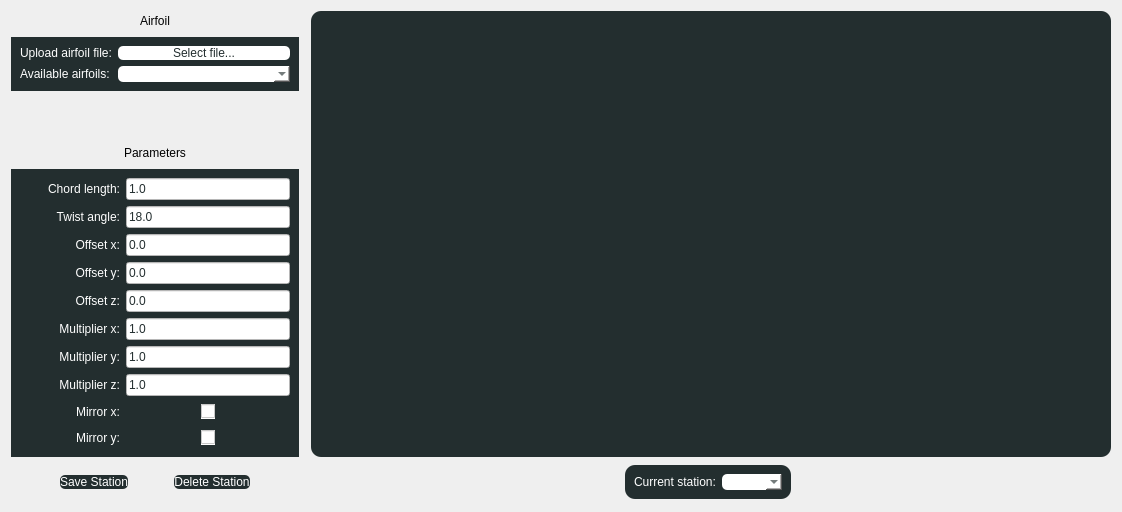
              <widget class="QWidget" name="airfoil_page">
               <property name="styleSheet">
                <string notr="true"/>
               </property>
               <layout class="QGridLayout" name="gridLayout_8">
                <item row="1" column="0" colspan="3">
                 <widget class="QWidget" name="widget_3" native="true">
                  <property name="styleSheet">
                   <string notr="true">QWidget{
	background-color:rgb(35, 46, 47);
	color:white;
}</string>
                  </property>
                  <layout class="QFormLayout" name="formLayout_3">
                   <item row="0" column="0">
                    <widget class="QLabel" name="label_16">
                     <property name="text">
                      <string>Upload airfoil file:</string>
                     </property>
                     <property name="buddy">
                      <cstring>airfoil_uploadairfoil_button</cstring>
                     </property>
                    </widget>
                   </item>
                   <item row="0" column="1">
                    <widget class="QPushButton" name="airfoil_uploadairfoil_button">
                     <property name="styleSheet">
                      <string notr="true">QPushButton{
	background-color:white;
	color:rgb(35, 46, 47);
	border-radius:5px;
}</string>
                     </property>
                     <property name="text">
                      <string>Select file...</string>
                     </property>
                    </widget>
                   </item>
                   <item row="1" column="0">
                    <widget class="QLabel" name="label_17">
                     <property name="text">
                      <string>Available airfoils:</string>
                     </property>
                     <property name="buddy">
                      <cstring>airfoil_listairfoils</cstring>
                     </property>
                    </widget>
                   </item>
                   <item row="1" column="1">
                    <widget class="QComboBox" name="airfoil_listairfoils">
                     <property name="styleSheet">
                      <string notr="true">QComboBox{
	background-color:white;
	color:rgb(35, 46, 47);
	border-radius:5px;
}</string>
                     </property>
                    </widget>
                   </item>
                  </layout>
                 </widget>
                </item>
                <item row="0" column="4" rowspan="5">
                 <widget class="QWidget" name="airfoil_graph_widget" native="true">
                  <property name="sizePolicy">
                   <sizepolicy hsizetype="Expanding" vsizetype="Expanding">
                    <horstretch>0</horstretch>
                    <verstretch>0</verstretch>
                   </sizepolicy>
                  </property>
                  <property name="minimumSize">
                   <size>
                    <width>800</width>
                    <height>0</height>
                   </size>
                  </property>
                  <property name="styleSheet">
                   <string notr="true">QWidget{
	background-color:rgb(35, 46, 47);
	color:white;
	border-radius:10px;
}</string>
                  </property>
                 </widget>
                </item>
                <item row="4" column="0" colspan="3">
                 <widget class="QWidget" name="widget_4" native="true">
                  <property name="styleSheet">
                   <string notr="true">QWidget{
	background-color:rgb(35, 46, 47);
	color:white;
}
QCheckBox{
	background-color:white;
}

QLineEdit{
	background-color:white;
	color:rgb(35, 46, 47);
	padding-left:0.5em;
}</string>
                  </property>
                  <layout class="QGridLayout" name="gridLayout_9">
                   <item row="3" column="0">
                    <widget class="QLabel" name="label_22">
                     <property name="minimumSize">
                      <size>
                       <width>100</width>
                       <height>0</height>
                      </size>
                     </property>
                     <property name="text">
                      <string>Offset y:</string>
                     </property>
                     <property name="alignment">
                      <set>Qt::AlignmentFlag::AlignRight|Qt::AlignmentFlag::AlignTrailing|Qt::AlignmentFlag::AlignVCenter</set>
                     </property>
                     <property name="buddy">
                      <cstring>airfoil_offsety_input</cstring>
                     </property>
                    </widget>
                   </item>
                   <item row="9" column="2">
                    <widget class="QCheckBox" name="airfoil_mirrory_input">
                     <property name="text">
                      <string/>
                     </property>
                    </widget>
                   </item>
                   <item row="5" column="0">
                    <widget class="QLabel" name="label_24">
                     <property name="minimumSize">
                      <size>
                       <width>100</width>
                       <height>0</height>
                      </size>
                     </property>
                     <property name="text">
                      <string>Multiplier x:</string>
                     </property>
                     <property name="alignment">
                      <set>Qt::AlignmentFlag::AlignRight|Qt::AlignmentFlag::AlignTrailing|Qt::AlignmentFlag::AlignVCenter</set>
                     </property>
                     <property name="buddy">
                      <cstring>airfoil_multx_input</cstring>
                     </property>
                    </widget>
                   </item>
                   <item row="8" column="1">
                    <spacer name="horizontalSpacer_17">
                     <property name="orientation">
                      <enum>Qt::Orientation::Horizontal</enum>
                     </property>
                     <property name="sizeHint" stdset="0">
                      <size>
                       <width>40</width>
                       <height>20</height>
                      </size>
                     </property>
                    </spacer>
                   </item>
                   <item row="6" column="0">
                    <widget class="QLabel" name="label_25">
                     <property name="minimumSize">
                      <size>
                       <width>100</width>
                       <height>0</height>
                      </size>
                     </property>
                     <property name="text">
                      <string>Multiplier y:</string>
                     </property>
                     <property name="alignment">
                      <set>Qt::AlignmentFlag::AlignRight|Qt::AlignmentFlag::AlignTrailing|Qt::AlignmentFlag::AlignVCenter</set>
                     </property>
                     <property name="buddy">
                      <cstring>airfoil_multy_input</cstring>
                     </property>
                    </widget>
                   </item>
                   <item row="2" column="0">
                    <widget class="QLabel" name="label_21">
                     <property name="minimumSize">
                      <size>
                       <width>100</width>
                       <height>0</height>
                      </size>
                     </property>
                     <property name="text">
                      <string>Offset x:</string>
                     </property>
                     <property name="alignment">
                      <set>Qt::AlignmentFlag::AlignRight|Qt::AlignmentFlag::AlignTrailing|Qt::AlignmentFlag::AlignVCenter</set>
                     </property>
                     <property name="buddy">
                      <cstring>airfoil_offsetx_input</cstring>
                     </property>
                    </widget>
                   </item>
                   <item row="1" column="0">
                    <widget class="QLabel" name="label_20">
                     <property name="minimumSize">
                      <size>
                       <width>100</width>
                       <height>0</height>
                      </size>
                     </property>
                     <property name="text">
                      <string>Twist angle:</string>
                     </property>
                     <property name="alignment">
                      <set>Qt::AlignmentFlag::AlignRight|Qt::AlignmentFlag::AlignTrailing|Qt::AlignmentFlag::AlignVCenter</set>
                     </property>
                     <property name="buddy">
                      <cstring>airfoil_twistangle_input</cstring>
                     </property>
                    </widget>
                   </item>
                   <item row="0" column="0">
                    <widget class="QLabel" name="label_19">
                     <property name="minimumSize">
                      <size>
                       <width>100</width>
                       <height>0</height>
                      </size>
                     </property>
                     <property name="text">
                      <string>Chord length:</string>
                     </property>
                     <property name="alignment">
                      <set>Qt::AlignmentFlag::AlignRight|Qt::AlignmentFlag::AlignTrailing|Qt::AlignmentFlag::AlignVCenter</set>
                     </property>
                     <property name="buddy">
                      <cstring>airfoil_chordlength_input</cstring>
                     </property>
                    </widget>
                   </item>
                   <item row="4" column="0">
                    <widget class="QLabel" name="label_23">
                     <property name="minimumSize">
                      <size>
                       <width>100</width>
                       <height>0</height>
                      </size>
                     </property>
                     <property name="text">
                      <string>Offset z:</string>
                     </property>
                     <property name="alignment">
                      <set>Qt::AlignmentFlag::AlignRight|Qt::AlignmentFlag::AlignTrailing|Qt::AlignmentFlag::AlignVCenter</set>
                     </property>
                     <property name="buddy">
                      <cstring>airfoil_offsetz_input</cstring>
                     </property>
                    </widget>
                   </item>
                   <item row="8" column="2">
                    <widget class="QCheckBox" name="airfoil_mirrorx_input">
                     <property name="text">
                      <string/>
                     </property>
                    </widget>
                   </item>
                   <item row="9" column="1">
                    <spacer name="horizontalSpacer_16">
                     <property name="orientation">
                      <enum>Qt::Orientation::Horizontal</enum>
                     </property>
                     <property name="sizeHint" stdset="0">
                      <size>
                       <width>40</width>
                       <height>20</height>
                      </size>
                     </property>
                    </spacer>
                   </item>
                   <item row="9" column="0">
                    <widget class="QLabel" name="label_28">
                     <property name="minimumSize">
                      <size>
                       <width>100</width>
                       <height>0</height>
                      </size>
                     </property>
                     <property name="text">
                      <string>Mirror y:</string>
                     </property>
                     <property name="alignment">
                      <set>Qt::AlignmentFlag::AlignRight|Qt::AlignmentFlag::AlignTrailing|Qt::AlignmentFlag::AlignVCenter</set>
                     </property>
                     <property name="buddy">
                      <cstring>airfoil_mirrory_input</cstring>
                     </property>
                    </widget>
                   </item>
                   <item row="8" column="0">
                    <widget class="QLabel" name="label_27">
                     <property name="minimumSize">
                      <size>
                       <width>100</width>
                       <height>0</height>
                      </size>
                     </property>
                     <property name="text">
                      <string>Mirror x:</string>
                     </property>
                     <property name="alignment">
                      <set>Qt::AlignmentFlag::AlignRight|Qt::AlignmentFlag::AlignTrailing|Qt::AlignmentFlag::AlignVCenter</set>
                     </property>
                     <property name="buddy">
                      <cstring>airfoil_mirrorx_input</cstring>
                     </property>
                    </widget>
                   </item>
                   <item row="7" column="0">
                    <widget class="QLabel" name="label_26">
                     <property name="minimumSize">
                      <size>
                       <width>100</width>
                       <height>0</height>
                      </size>
                     </property>
                     <property name="text">
                      <string>Multiplier z:</string>
                     </property>
                     <property name="alignment">
                      <set>Qt::AlignmentFlag::AlignRight|Qt::AlignmentFlag::AlignTrailing|Qt::AlignmentFlag::AlignVCenter</set>
                     </property>
                     <property name="buddy">
                      <cstring>airfoil_multz_input</cstring>
                     </property>
                    </widget>
                   </item>
                   <item row="8" column="3">
                    <spacer name="horizontalSpacer_18">
                     <property name="orientation">
                      <enum>Qt::Orientation::Horizontal</enum>
                     </property>
                     <property name="sizeHint" stdset="0">
                      <size>
                       <width>40</width>
                       <height>20</height>
                      </size>
                     </property>
                    </spacer>
                   </item>
                   <item row="9" column="3">
                    <spacer name="horizontalSpacer_19">
                     <property name="orientation">
                      <enum>Qt::Orientation::Horizontal</enum>
                     </property>
                     <property name="sizeHint" stdset="0">
                      <size>
                       <width>40</width>
                       <height>20</height>
                      </size>
                     </property>
                    </spacer>
                   </item>
                   <item row="7" column="1" colspan="3">
                    <widget class="QLineEdit" name="airfoil_multz_input">
                     <property name="text">
                      <string>1.0</string>
                     </property>
                    </widget>
                   </item>
                   <item row="6" column="1" colspan="3">
                    <widget class="QLineEdit" name="airfoil_multy_input">
                     <property name="text">
                      <string>1.0</string>
                     </property>
                    </widget>
                   </item>
                   <item row="5" column="1" colspan="3">
                    <widget class="QLineEdit" name="airfoil_multx_input">
                     <property name="text">
                      <string>1.0</string>
                     </property>
                    </widget>
                   </item>
                   <item row="4" column="1" colspan="3">
                    <widget class="QLineEdit" name="airfoil_offsetz_input">
                     <property name="text">
                      <string>0.0</string>
                     </property>
                    </widget>
                   </item>
                   <item row="3" column="1" colspan="3">
                    <widget class="QLineEdit" name="airfoil_offsety_input">
                     <property name="text">
                      <string>0.0</string>
                     </property>
                    </widget>
                   </item>
                   <item row="2" column="1" colspan="3">
                    <widget class="QLineEdit" name="airfoil_offsetx_input">
                     <property name="text">
                      <string>0.0</string>
                     </property>
                    </widget>
                   </item>
                   <item row="1" column="1" colspan="3">
                    <widget class="QLineEdit" name="airfoil_twistangle_input">
                     <property name="text">
                      <string>18.0</string>
                     </property>
                    </widget>
                   </item>
                   <item row="0" column="1" colspan="3">
                    <widget class="QLineEdit" name="airfoil_chordlength_input">
                     <property name="text">
                      <string>1.0</string>
                     </property>
                    </widget>
                   </item>
                  </layout>
                 </widget>
                </item>
                <item row="5" column="0" colspan="3">
                 <widget class="QWidget" name="widget_5" native="true">
                  <property name="styleSheet">
                   <string notr="true">QPushButton{
	background-color:rgb(35, 46, 47);
	color:white;
	border-radius:5px;
	padding:0em 1em;
}</string>
                  </property>
                  <layout class="QHBoxLayout" name="horizontalLayout_5">
                   <item>
                    <spacer name="horizontalSpacer_8">
                     <property name="orientation">
                      <enum>Qt::Orientation::Horizontal</enum>
                     </property>
                     <property name="sizeHint" stdset="0">
                      <size>
                       <width>40</width>
                       <height>20</height>
                      </size>
                     </property>
                    </spacer>
                   </item>
                   <item>
                    <widget class="QPushButton" name="airfoil_savestation_button">
                     <property name="text">
                      <string>Save Station</string>
                     </property>
                    </widget>
                   </item>
                   <item>
                    <spacer name="horizontalSpacer_9">
                     <property name="orientation">
                      <enum>Qt::Orientation::Horizontal</enum>
                     </property>
                     <property name="sizeHint" stdset="0">
                      <size>
                       <width>40</width>
                       <height>20</height>
                      </size>
                     </property>
                    </spacer>
                   </item>
                   <item>
                    <widget class="QPushButton" name="airfoil_delstation_button">
                     <property name="text">
                      <string>Delete Station</string>
                     </property>
                    </widget>
                   </item>
                   <item>
                    <spacer name="horizontalSpacer_10">
                     <property name="orientation">
                      <enum>Qt::Orientation::Horizontal</enum>
                     </property>
                     <property name="sizeHint" stdset="0">
                      <size>
                       <width>40</width>
                       <height>20</height>
                      </size>
                     </property>
                    </spacer>
                   </item>
                  </layout>
                 </widget>
                </item>
                <item row="3" column="1">
                 <widget class="QLabel" name="label_18">
                  <property name="styleSheet">
                   <string notr="true">QLabel{
	font: 700 14pt;
}</string>
                  </property>
                  <property name="text">
                   <string>Parameters</string>
                  </property>
                  <property name="alignment">
                   <set>Qt::AlignmentFlag::AlignCenter</set>
                  </property>
                 </widget>
                </item>
                <item row="3" column="0">
                 <spacer name="horizontalSpacer_13">
                  <property name="orientation">
                   <enum>Qt::Orientation::Horizontal</enum>
                  </property>
                  <property name="sizeHint" stdset="0">
                   <size>
                    <width>40</width>
                    <height>20</height>
                   </size>
                  </property>
                 </spacer>
                </item>
                <item row="5" column="3" colspan="2">
                 <layout class="QHBoxLayout" name="horizontalLayout_6">
                  <item>
                   <spacer name="horizontalSpacer_11">
                    <property name="orientation">
                     <enum>Qt::Orientation::Horizontal</enum>
                    </property>
                    <property name="sizeHint" stdset="0">
                     <size>
                      <width>40</width>
                      <height>20</height>
                     </size>
                    </property>
                   </spacer>
                  </item>
                  <item alignment="Qt::AlignmentFlag::AlignHCenter|Qt::AlignmentFlag::AlignVCenter">
                   <widget class="QWidget" name="widget" native="true">
                    <property name="minimumSize">
                     <size>
                      <width>50</width>
                      <height>0</height>
                     </size>
                    </property>
                    <property name="maximumSize">
                     <size>
                      <width>16777215</width>
                      <height>50</height>
                     </size>
                    </property>
                    <property name="styleSheet">
                     <string notr="true">QWidget{
	background-color:rgb(35, 46, 47);
	border-radius:10px;
	color:white;
}

QComboBox{
	background-color:white;
	border-radius:5px;
	color:rgb(35, 46, 47);
	padding-left:0.5em;
}</string>
                    </property>
                    <layout class="QFormLayout" name="formLayout">
                     <item row="0" column="0">
                      <widget class="QLabel" name="label_35">
                       <property name="text">
                        <string>Current station:</string>
                       </property>
                       <property name="buddy">
                        <cstring>airfoil_stations_list</cstring>
                       </property>
                      </widget>
                     </item>
                     <item row="0" column="1">
                      <widget class="QComboBox" name="airfoil_stations_list">
                       <property name="sizePolicy">
                        <sizepolicy hsizetype="MinimumExpanding" vsizetype="Fixed">
                         <horstretch>0</horstretch>
                         <verstretch>0</verstretch>
                        </sizepolicy>
                       </property>
                       <property name="sizeAdjustPolicy">
                        <enum>QComboBox::SizeAdjustPolicy::AdjustToContents</enum>
                       </property>
                      </widget>
                     </item>
                    </layout>
                   </widget>
                  </item>
                  <item>
                   <spacer name="horizontalSpacer_20">
                    <property name="orientation">
                     <enum>Qt::Orientation::Horizontal</enum>
                    </property>
                    <property name="sizeHint" stdset="0">
                     <size>
                      <width>40</width>
                      <height>20</height>
                     </size>
                    </property>
                   </spacer>
                  </item>
                 </layout>
                </item>
                <item row="0" column="2">
                 <spacer name="horizontalSpacer_14">
                  <property name="orientation">
                   <enum>Qt::Orientation::Horizontal</enum>
                  </property>
                  <property name="sizeHint" stdset="0">
                   <size>
                    <width>40</width>
                    <height>20</height>
                   </size>
                  </property>
                 </spacer>
                </item>
                <item row="0" column="0">
                 <spacer name="horizontalSpacer_12">
                  <property name="orientation">
                   <enum>Qt::Orientation::Horizontal</enum>
                  </property>
                  <property name="sizeHint" stdset="0">
                   <size>
                    <width>40</width>
                    <height>20</height>
                   </size>
                  </property>
                 </spacer>
                </item>
                <item row="3" column="2">
                 <spacer name="horizontalSpacer_15">
                  <property name="orientation">
                   <enum>Qt::Orientation::Horizontal</enum>
                  </property>
                  <property name="sizeHint" stdset="0">
                   <size>
                    <width>40</width>
                    <height>20</height>
                   </size>
                  </property>
                 </spacer>
                </item>
                <item row="0" column="1">
                 <widget class="QLabel" name="label_15">
                  <property name="styleSheet">
                   <string notr="true">QLabel{
	font: 700 14pt;
}</string>
                  </property>
                  <property name="text">
                   <string>Airfoil</string>
                  </property>
                  <property name="alignment">
                   <set>Qt::AlignmentFlag::AlignCenter</set>
                  </property>
                 </widget>
                </item>
                <item row="2" column="1">
                 <spacer name="verticalSpacer_6">
                  <property name="orientation">
                   <enum>Qt::Orientation::Vertical</enum>
                  </property>
                  <property name="sizeType">
                   <enum>QSizePolicy::Policy::Preferred</enum>
                  </property>
                  <property name="sizeHint" stdset="0">
                   <size>
                    <width>20</width>
                    <height>40</height>
                   </size>
                  </property>
                 </spacer>
                </item>
               </layout>
              </widget>
